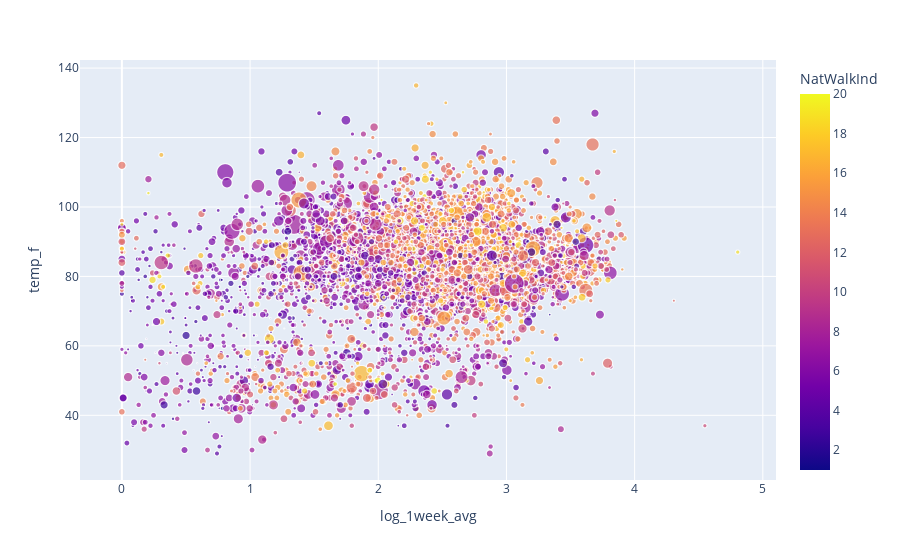

This figure's notebook cell:
### Markdown cell above
### Walkability ranking, and population size plotted against the 1 week averate and temperature, humility and pressure

### Code cell
import plotly.express as px
fig = px.scatter(df, x=target, y="temp_f", color="NatWalkInd",
                 size='TotPop', hover_data=['HH'])
fig.show()

### Figure 1 — Plotly figure (JSON) as saved in the notebook; plotly's stock layout.template omitted (floating-point values rounded to 4 significant figures; data arrays with more than 128 entries replaced by an {"elided": "..."} marker saying what was removed)
{"data": [{"customdata": {"elided": "6568x1 int values"}, "hovertemplate": "log_1week_avg=%{x}<br>temp_f=%{y}<br>TotPop=%{marker.size}<br>HH=%{customdata[0]}<br>NatWalkInd=%{marker.color}<extra></extra>", "legendgroup": "", "marker": {"color": {"elided": "6568 float values"}, "coloraxis": "coloraxis", "size": {"elided": "6568 int values"}, "sizemode": "area", "sizeref": 42.71, "symbol": "circle"}, "mode": "markers", "name": "", "showlegend": false, "type": "scattergl", "x": {"elided": "6568 float values"}, "xaxis": "x", "y": {"elided": "6568 int values"}, "yaxis": "y"}], "layout": {"coloraxis": {"colorbar": {"title": {"text": "NatWalkInd"}}, "colorscale": [[0, "#0d0887"], [0.1111, "#46039f"], [0.2222, "#7201a8"], [0.3333, "#9c179e"], [0.4444, "#bd3786"], [0.5556, "#d8576b"], [0.6667, "#ed7953"], [0.7778, "#fb9f3a"], [0.8889, "#fdca26"], [1, "#f0f921"]]}, "legend": {"itemsizing": "constant", "tracegroupgap": 0}, "margin": {"t": 60}, "xaxis": {"anchor": "y", "domain": [0, 1], "title": {"text": "log_1week_avg"}}, "yaxis": {"anchor": "x", "domain": [0, 1], "title": {"text": "temp_f"}}}}
